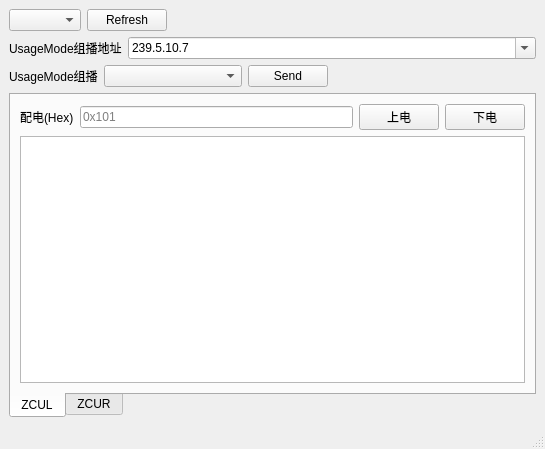
<?xml version="1.0" encoding="UTF-8"?>
<ui version="4.0">
 <class>MainWindow</class>
 <widget class="QMainWindow" name="MainWindow">
  <property name="geometry">
   <rect>
    <x>0</x>
    <y>0</y>
    <width>545</width>
    <height>449</height>
   </rect>
  </property>
  <property name="acceptDrops">
   <bool>true</bool>
  </property>
  <property name="windowTitle">
   <string>MainWindow</string>
  </property>
  <property name="animated">
   <bool>true</bool>
  </property>
  <widget class="QWidget" name="centralwidget">
   <layout class="QVBoxLayout" name="verticalLayout">
    <item>
     <layout class="QGridLayout" name="gridLayout">
      <item row="3" column="0">
       <layout class="QHBoxLayout" name="horizontalLayout" stretch="0,2,0,3">
        <item>
         <widget class="QLabel" name="label">
          <property name="sizePolicy">
           <sizepolicy hsizetype="Fixed" vsizetype="Fixed">
            <horstretch>0</horstretch>
            <verstretch>0</verstretch>
           </sizepolicy>
          </property>
          <property name="text">
           <string>UsageMode组播</string>
          </property>
         </widget>
        </item>
        <item>
         <widget class="QComboBox" name="comboBox_UsageMode"/>
        </item>
        <item>
         <widget class="QPushButton" name="pushButton_SendUsageMode">
          <property name="text">
           <string>Send</string>
          </property>
         </widget>
        </item>
        <item>
         <spacer name="horizontalSpacer_3">
          <property name="orientation">
           <enum>Qt::Orientation::Horizontal</enum>
          </property>
          <property name="sizeHint" stdset="0">
           <size>
            <width>40</width>
            <height>20</height>
           </size>
          </property>
         </spacer>
        </item>
       </layout>
      </item>
      <item row="1" column="0">
       <layout class="QHBoxLayout" name="horizontalLayout_2">
        <item>
         <widget class="QComboBox" name="comboBox_ifaces"/>
        </item>
        <item>
         <widget class="QPushButton" name="pushButton_IfacesRefresh">
          <property name="text">
           <string>Refresh</string>
          </property>
         </widget>
        </item>
        <item>
         <spacer name="horizontalSpacer">
          <property name="orientation">
           <enum>Qt::Orientation::Horizontal</enum>
          </property>
          <property name="sizeHint" stdset="0">
           <size>
            <width>40</width>
            <height>20</height>
           </size>
          </property>
         </spacer>
        </item>
       </layout>
      </item>
      <item row="2" column="0">
       <layout class="QHBoxLayout" name="horizontalLayout_5">
        <item>
         <widget class="QLabel" name="label_4">
          <property name="sizePolicy">
           <sizepolicy hsizetype="Fixed" vsizetype="Fixed">
            <horstretch>0</horstretch>
            <verstretch>0</verstretch>
           </sizepolicy>
          </property>
          <property name="text">
           <string>UsageMode组播地址</string>
          </property>
         </widget>
        </item>
        <item>
         <widget class="QComboBox" name="comboBox_multicast">
          <property name="editable">
           <bool>true</bool>
          </property>
          <item>
           <property name="text">
            <string>239.5.10.7</string>
           </property>
          </item>
          <item>
           <property name="text">
            <string>239.5.1.2</string>
           </property>
          </item>
         </widget>
        </item>
       </layout>
      </item>
     </layout>
    </item>
    <item>
     <widget class="QTabWidget" name="tabWidget">
      <property name="tabPosition">
       <enum>QTabWidget::TabPosition::South</enum>
      </property>
      <property name="currentIndex">
       <number>0</number>
      </property>
      <widget class="QWidget" name="ZCUL">
       <attribute name="title">
        <string>ZCUL</string>
       </attribute>
       <layout class="QVBoxLayout" name="verticalLayout_3">
        <item>
         <layout class="QHBoxLayout" name="horizontalLayout_3">
          <item>
           <widget class="QLabel" name="label_2">
            <property name="text">
             <string>配电(Hex)</string>
            </property>
           </widget>
          </item>
          <item>
           <widget class="QLineEdit" name="lineEdit_MLFuseid">
            <property name="placeholderText">
             <string>0x101</string>
            </property>
           </widget>
          </item>
          <item>
           <widget class="QPushButton" name="pushButton_MLFuseIDOn">
            <property name="text">
             <string>上电</string>
            </property>
           </widget>
          </item>
          <item>
           <widget class="QPushButton" name="pushButton_MLFuseIDOff">
            <property name="text">
             <string>下电</string>
            </property>
           </widget>
          </item>
         </layout>
        </item>
        <item>
         <widget class="QTableView" name="tableView_FuseIDL"/>
        </item>
       </layout>
      </widget>
      <widget class="QWidget" name="ZCUR">
       <attribute name="title">
        <string>ZCUR</string>
       </attribute>
       <layout class="QVBoxLayout" name="verticalLayout_2">
        <item>
         <layout class="QHBoxLayout" name="horizontalLayout_4">
          <item>
           <widget class="QLabel" name="label_3">
            <property name="text">
             <string>配电(Hex)</string>
            </property>
           </widget>
          </item>
          <item>
           <widget class="QLineEdit" name="lineEdit_MRFuseID">
            <property name="placeholderText">
             <string>0x101</string>
            </property>
           </widget>
          </item>
          <item>
           <widget class="QPushButton" name="pushButton_MRFuseIDOn">
            <property name="text">
             <string>上电</string>
            </property>
           </widget>
          </item>
          <item>
           <widget class="QPushButton" name="pushButton_MRFuseIDOff">
            <property name="text">
             <string>下电</string>
            </property>
           </widget>
          </item>
         </layout>
        </item>
        <item>
         <widget class="QTableView" name="tableView_FuseIDR"/>
        </item>
       </layout>
      </widget>
     </widget>
    </item>
   </layout>
  </widget>
  <widget class="QMenuBar" name="menubar">
   <property name="geometry">
    <rect>
     <x>0</x>
     <y>0</y>
     <width>545</width>
     <height>33</height>
    </rect>
   </property>
  </widget>
  <widget class="QStatusBar" name="statusbar"/>
 </widget>
 <resources/>
 <connections/>
</ui>
